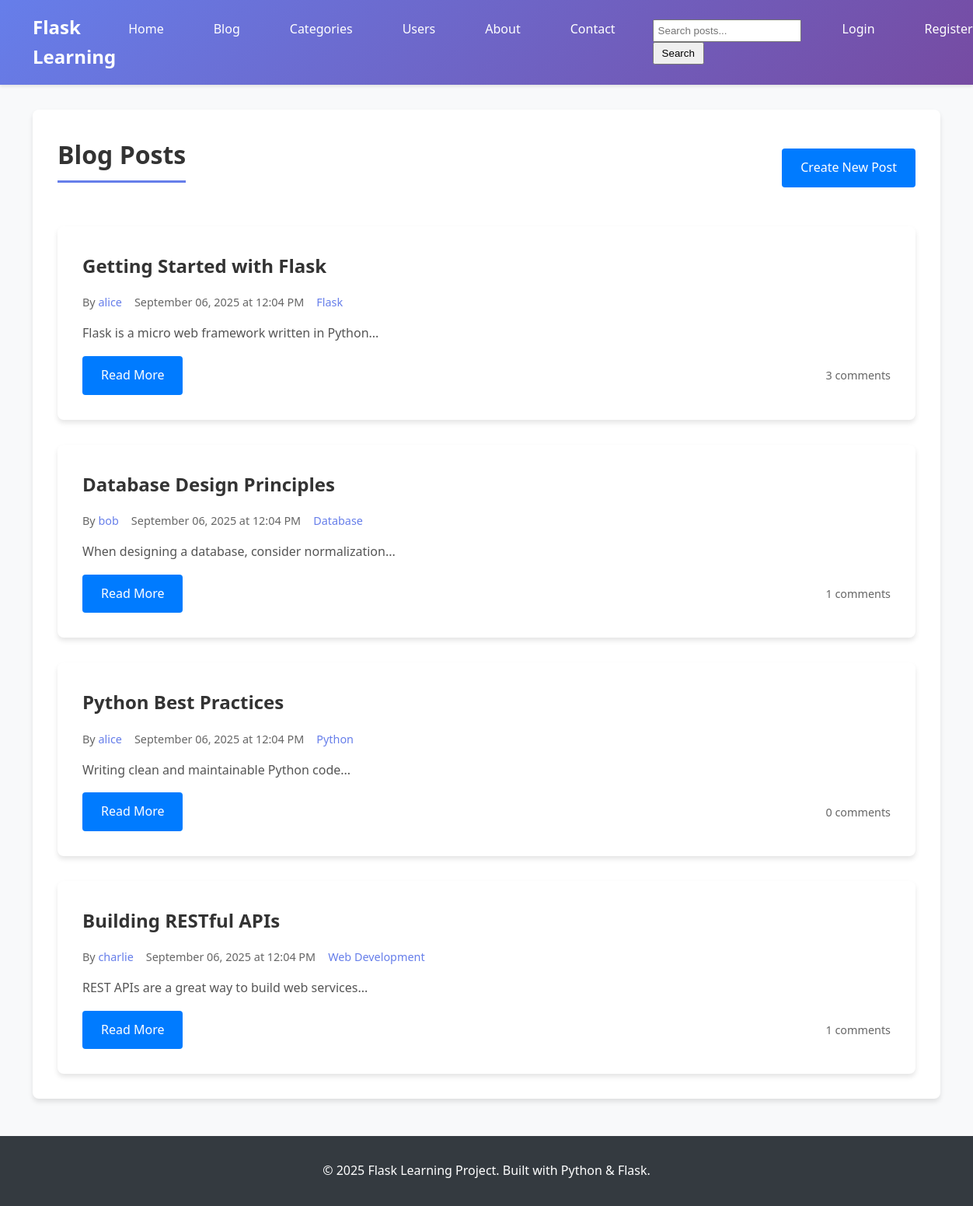
Page /blog on the committed database.
### app.py (models this page shows, shortened)
class Post(db.Model):
    id = db.Column(db.Integer, primary_key=True)
    title = db.Column(db.String(200), nullable=False)
    content = db.Column(db.Text, nullable=False)
    image_filename = db.Column(db.String(255), nullable=True)
    created_at = db.Column(db.DateTime, default=datetime.utcnow)
    updated_at = db.Column(db.DateTime, default=datetime.utcnow, onupdate=datetime.utcnow)
    user_id = db.Column(db.Integer, db.ForeignKey('user.id'), nullable=False)
    category_id = db.Column(db.Integer, db.ForeignKey('category.id'), nullable=True)
    comments = db.relationship('Comment', backref='post', lazy=True, cascade='all, delete-orphan')

class User(db.Model, UserMixin):
    id = db.Column(db.Integer, primary_key=True)
    username = db.Column(db.String(80), unique=True, nullable=False)
    email = db.Column(db.String(120), unique=True, nullable=False)
    password_hash = db.Column(db.String(255), nullable=False)
    avatar_filename = db.Column(db.String(255), nullable=True, default='default-avatar.png')
    created_at = db.Column(db.DateTime, default=datetime.utcnow)
    is_active = db.Column(db.Boolean, default=True)
    posts = db.relationship('Post', backref='author', lazy=True, cascade='all, delete-orphan')
    comments = db.relationship('Comment', backref='author', lazy=True, cascade='all, delete-orphan')

class Category(db.Model):
    id = db.Column(db.Integer, primary_key=True)
    name = db.Column(db.String(50), unique=True, nullable=False)
    description = db.Column(db.Text)
    posts = db.relationship('Post', backref='category', lazy=True)

### app.py (the view)
@app.route('/blog')
def blog():
    page = request.args.get('page', 1, type=int)
    search_query = request.args.get('search', '')
    if search_query:
        posts = Post.query.filter(
            db.or_(
                Post.title.contains(search_query),
                Post.content.contains(search_query)
            )
        ).order_by(Post.created_at.desc()).paginate(
            page=page, per_page=5, error_out=False
        )
    else:
        posts = Post.query.order_by(Post.created_at.desc()).paginate(
            page=page, per_page=5, error_out=False
        )
    return render_template('blog.html', title='Blog', posts=posts, search_query=search_query)

### templates/blog.html (shortened to what this page needs)
{% extends "base.html" %}
{% block content %}
<div class="content-section">
    <div class="blog-header">
        <h1>Blog Posts</h1>
        <a href="{{ url_for('create_post') }}" class="btn btn-primary">Create New Post</a>
    </div>
    {% if posts.items %}
        <div class="posts-container">
            {% for post in posts.items %}
            <article class="post-card">
                <div class="post-body">
                    <h2><a href="{{ url_for('post_detail', id=post.id) }}">{{ post.title }}</a></h2>
                    <div class="post-meta">
                        <span class="author">By <a href="{{ url_for('user_profile', username=post.author.username) }}">{{ post.author.username }}</a></span>
                        <span class="date">{{ post.created_at.strftime('%B %d, %Y at %I:%M %p') }}</span>
                        {% if post.category %}
                        <span class="category">
                            <a href="{{ url_for('category_posts', id=post.category.id) }}">{{ post.category.name }}</a>
                        </span>
                        {% endif %}
                    </div>
                    <div class="post-content">
                        <p>{{ post.content[:300] }}{% if post.content|length > 300 %}...{% endif %}</p>
                    </div>
                    <div class="post-actions">
                        <a href="{{ url_for('post_detail', id=post.id) }}" class="btn btn-primary">Read More</a>
                        <span class="comment-count">{{ post.comments|length }} comments</span>
                    </div>
                </div>
            </article>
            {% endfor %}
        </div>
    {% else %}
        <div class="no-posts">
            <h3>No posts yet!</h3>
            <p>Be the first to create a blog post.</p>
            <a href="{{ url_for('create_post') }}" class="btn btn-primary">Create Your First Post</a>
        </div>
    {% endif %}
</div>
{% endblock %}

### static/css/style.css (style rules this page uses)
* { margin: 0; padding: 0; box-sizing: border-box; }
body { font-family: 'Segoe UI', Tahoma, Geneva, Verdana, sans-serif; line-height: 1.6; color: #333; background-color: #f8f9fa; }
.btn { display: inline-block; padding: 0.75rem 1.5rem; border: none; border-radius: 4px; text-decoration: none; font-size: 1rem; cursor: pointer; transition: all 0.3s ease; text-align: center; }
.btn-primary { background-color: #007bff; color: white; }
.content-section { background: white; padding: 2rem; border-radius: 8px; box-shadow: 0 4px 6px rgba(0,0,0,0.1); margin: 2rem 0; }
.content-section h1 { color: #333; margin-bottom: 1.5rem; border-bottom: 3px solid #667eea; padding-bottom: 0.5rem; }
.post-card { background: white; padding: 2rem; border-radius: 8px; box-shadow: 0 4px 6px rgba(0,0,0,0.1); transition: transform 0.3s ease; }
.post-card h2, .post-card h3 { margin-bottom: 1rem; }
.post-card h2 a, .post-card h3 a { color: #333; text-decoration: none; }
.post-meta { display: flex; gap: 1rem; margin-bottom: 1rem; font-size: 0.9rem; color: #666; flex-wrap: wrap; }
.post-meta a { color: #667eea; text-decoration: none; }
.post-excerpt, .post-content p { color: #555; line-height: 1.6; margin-bottom: 1rem; }
.blog-header { display: flex; justify-content: space-between; align-items: center; margin-bottom: 2rem; flex-wrap: wrap; gap: 1rem; }
.posts-container { display: flex; flex-direction: column; gap: 2rem; }
.comment-count { color: #666; font-size: 0.9rem; }
.post-actions { display: flex; justify-content: space-between; align-items: center; margin-top: 1rem; }

### rows in the picture
Post: title "Getting Started with Flask", author.username "alice", created_at "September 06, 2025 at 12:04 PM", category.name "Flask", content "Flask is a micro web framework written in Python...", comments|length "3"
Post: title "Database Design Principles", author.username "bob", created_at "September 06, 2025 at 12:04 PM", category.name "Database", content "When designing a database, consider normalization...", comments|length "1"
Post: title "Python Best Practices", author.username "alice", created_at "September 06, 2025 at 12:04 PM", category.name "Python", content "Writing clean and maintainable Python code...", comments|length "0"
Post: title "Building RESTful APIs", author.username "charlie", created_at "September 06, 2025 at 12:04 PM", category.name "Web Development", content "REST APIs are a great way to build web services...", comments|length "1"
